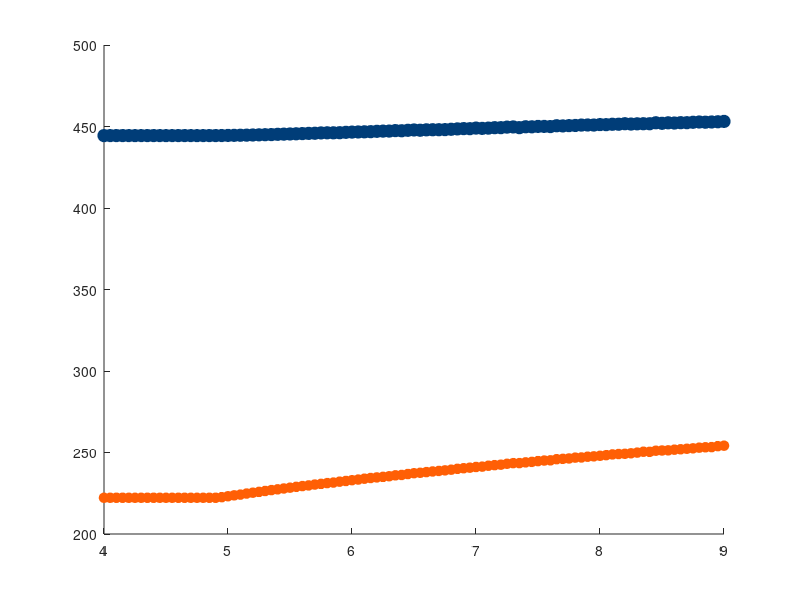

MATLAB code to generate this figure: (Note: this script raises an error after producing the figure.)
data = load('NP_average_uv_50.csv'); 

D_u = data(:, 1);    % First column: Diffusivity of Hawks
u = data(:, 2);      % Second column: Average Density of u
v = data(:, 3);      % Third column: Average Density of v

figure;
hold on;
dotSize = 80;
h_scatter_u = scatter(D_u, u, dotSize, 'filled', 'DisplayName', 'Hawks $u$','MarkerEdgeColor',[0 0.24 0.47],'MarkerFaceColor',[0 0.24 0.47]);
dotSize = 50;
h_scatter_v = scatter(D_u, v, dotSize, 'filled', 'DisplayName', 'Doves $v$','MarkerEdgeColor',[255/255 95/255 5/255],'MarkerFaceColor',[255/255 95/255 5/255]);
yline(4000/9,'LineWidth', 3, 'DisplayName', 'Uniform $u$', 'Color', [1 0.8 0], 'LineStyle', '--');
yline(2000/9, 'LineWidth', 3, 'DisplayName', 'Uniform $v$', 'Color', [0 0 0], 'LineStyle', '-.');
h_line_critical = xline(4.917, '--','Color', [0.5 0.5 0.5], 'LineWidth', 3, 'DisplayName', 'Critical $D_u^*$');
ylim([100, 500]);
xlabel('Diffusivity of Hawks $D_u$', 'fontsize', 23, 'fontname', 'arial','Interpreter', 'latex');
ylabel('Density of Individuals', 'fontsize', 23, 'fontname', 'arial','Interpreter', 'latex');
legend('show', 'Location', 'best', 'fontsize', 17, 'Interpreter', 'latex', 'fontname', 'arial');
set(gca, 'FontSize', 20);
ax = gca;
ax.XLabel.FontSize = 23;
ax.YLabel.FontSize = 23;
ax.TickLabelInterpreter = 'latex';
grid on;
hold off;